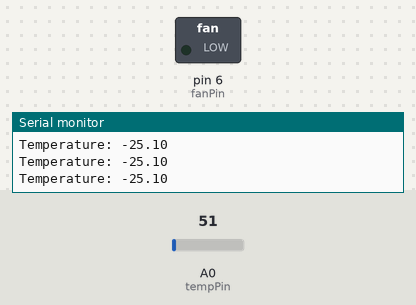
Bench run of a sketch on a simulated Arduino Uno, built with avr-gcc and run on an emulated ATmega328P. Shown: switched loads named in the sketch (green lamp = pin HIGH), the last lines printed to the serial monitor. The inputs (shaded band) are chosen by the test bench; at power-on: A0 (tempPin) = 51.

Above: at 1.2 s.
1.3 s: A0 (tempPin) set to 140
4.3 s: A0 (tempPin) set to 154
At 5.3 s:
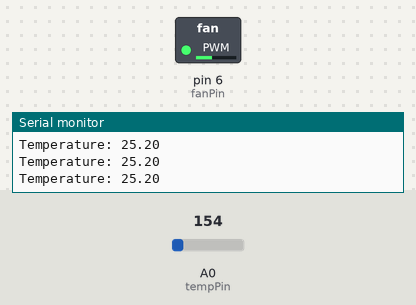
5.8 s: A0 (tempPin) set to 112
At 6.3 s:
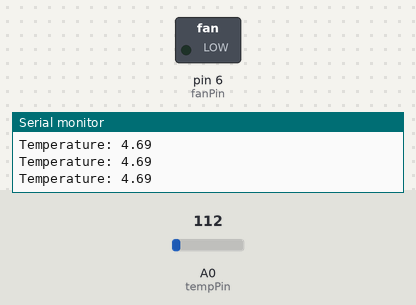
8.8 s: A0 (tempPin) set to 163
At 9.9 s:
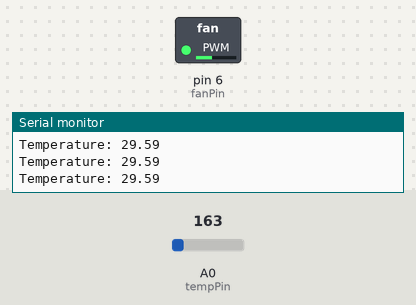
10.3 s: A0 (tempPin) set to 86
At 11.0 s:
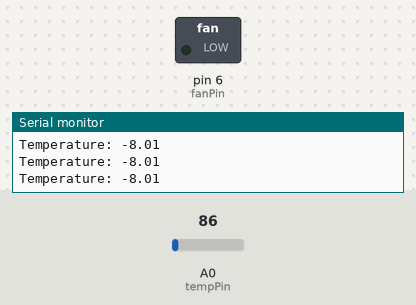
Timing chart, 0 to 12.8 s (numbered marks = the images above; inputs shaded):
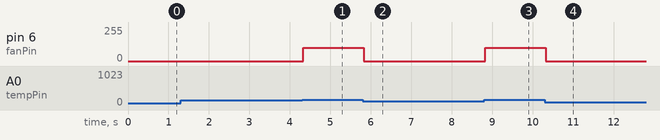

The sketch:

fan.ino
```cpp
int tempPin = A0;
int fanPin = 6;

void setup(){
  pinMode(tempPin, INPUT);
  pinMode(fanPin, OUTPUT);
  Serial.begin(9600);
}

void loop(){
  int sensorValue = analogRead(tempPin);

  // Getting the temperature value in Celsius
  float voltage = (5.0/1024.0) * sensorValue;
  float tempC = (100 * voltage) - 50;

  Serial.print("Temperature: ");
  Serial.println(tempC);

  if (tempC > 35) {
    analogWrite(fanPin, 255);
  } else if (tempC > 30) {
    analogWrite(fanPin, 180);
  } else if (tempC > 25) {
    analogWrite(fanPin, 100);
  } else {
    analogWrite(fanPin, 0);
  }

}
```

Measured:
- the behaviour switches between 153 and 154 on A0 (tempPin) (found by bisection; images 0 and 1)
- after the input at 4.3 s, pin 6 (fanPin): 0/255 → 100/255 at once
- after the input at 5.8 s, pin 6 (fanPin): 100/255 → 0/255 at once
- after the input at 8.8 s, pin 6 (fanPin): 0/255 → 100/255 at once
- after the input at 10.3 s, pin 6 (fanPin): 100/255 → 0/255 at once
